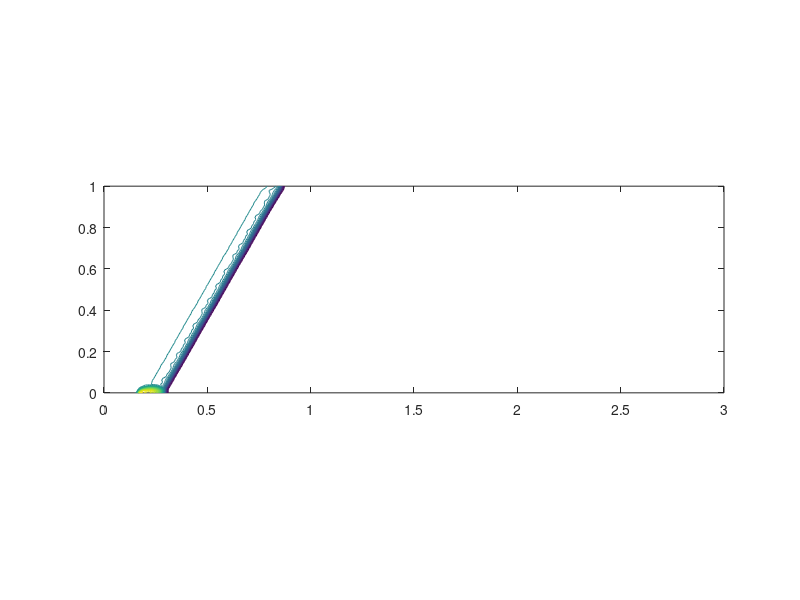

This figure's MATLAB source:
rho=load('rho.dat');
x=linspace(0,4,size(rho,2));
y=linspace(0,1,size(rho,1));
contour(x,y,rho, 50)
axis equal
axis([0,3,0,1])
